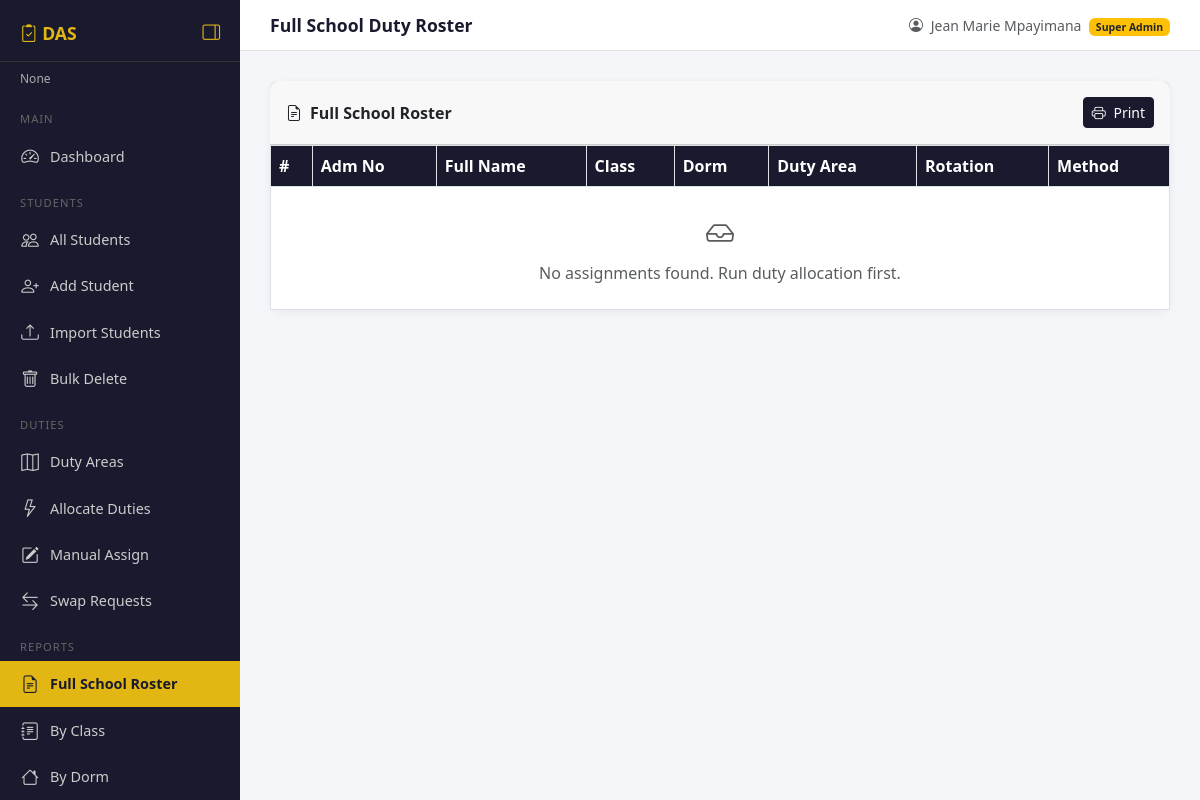
Screenshot of /reports/full-school/ (signed in) with the database file from the repository.
### accounts/models.py (models this page shows, shortened)
class User(AbstractUser):
    ROLES = [
        ('superadmin', 'Super Admin'),
        ('admin', 'School Admin'),
        ('prefect', 'Prefect'),
    ]
    role = models.CharField(max_length=20, choices=ROLES, default='prefect')
    school = models.ForeignKey(
        'schools.School',
        on_delete=models.SET_NULL,
        null=True, blank=True,
        related_name='users'
    )
    def is_school_admin(self):
        return self.role in ['admin', 'superadmin']

### reports/views.py (the view)
# urls.py: path('full-school/', views.report_full_school, name='report_full_school'),
@login_required
def report_full_school(request):
    school  = get_school(request)
    term    = Term.objects.filter(school=school, is_current=True).first()
    roster  = DutyAssignment.objects.filter(
        school=school, term=term, is_active=True
    ).select_related(
        'student', 'duty_area',
        'student__current_class',
        'student__current_class__form',
        'student__dorm'
    ).order_by('student__current_class__form__order', 'student__last_name')
    return render(request, 'reports/full_school.html', {'roster': roster, 'term': term})

### reports/views.py (called while the page is built)
def get_school(request):
    return request.user.school

### templates/reports/full_school.html (shortened to what this page needs)
{% extends 'base.html' %}
{% block page_title %}Full School Duty Roster{% endblock %}
{% block content %}
<div class="card">
  <div class="card-header d-flex justify-content-between align-items-center py-3 no-print">
    <span class="fw-bold">
      <i class="bi bi-file-earmark-text me-2"></i>Full School Roster
    </span>
    <button onclick="window.print()" class="btn btn-primary btn-sm">
      <i class="bi bi-printer me-1"></i> Print
    </button>
  </div>
  <div class="card-body p-0">
    <table class="table table-bordered table-hover mb-0">
      <thead>
        <tr>
          <th>#</th>
          <th>Adm No</th>
          <th>Full Name</th>
          <th>Class</th>
          <th>Dorm</th>
          <th>Duty Area</th>
          <th>Rotation</th>
          <th>Method</th>
        </tr>
      </thead>
      <tbody>
        {% for r in roster %}
        <tr>
          <td>{{ forloop.counter }}</td>
          <td><code>{{ r.student.admission_number }}</code></td>
          <td>{{ r.student.get_full_name }}</td>
          <td>{{ r.student.current_class }}</td>
          <td>{{ r.student.dorm }}</td>
          <td><strong>{{ r.duty_area.label }}</strong> — {{ r.duty_area.name }}</td>
          <td>{{ r.rotation }}</td>
          <td>
            {% if r.method == 'auto' %}
              <span class="badge bg-success">Auto</span>
            {% elif r.method == 'manual' %}
              <span class="badge bg-primary">Manual</span>
            {% else %}
              <span class="badge bg-warning text-dark">Swap</span>
            {% endif %}
          </td>
        </tr>
        {% empty %}
        <tr>
          <td colspan="8" class="text-center text-muted py-4">
            <i class="bi bi-inbox fs-3 d-block mb-2"></i>
            No assignments found. Run duty allocation first.
          </td>
        </tr>
        {% endfor %}
      </tbody>
    </table>
  </div>
</div>
{% endblock %}

### templates/base.html (shortened to what this page needs)
<!DOCTYPE html>
<html lang="en">
<head>
  <link href="https://cdn.jsdelivr.net/npm/bootstrap@5.3.0/dist/css/bootstrap.min.css" rel="stylesheet">
  <link href="https://cdn.jsdelivr.net/npm/bootstrap-icons@1.10.5/font/bootstrap-icons.css" rel="stylesheet">
</head>
<body>
<div class="sidebar" id="sidebar">
  <div class="brand">
    <span class="brand-text">
      <i class="bi bi-clipboard2-check"></i> DAS
    </span>
    <button class="toggle-btn" id="toggleBtn" title="Toggle Sidebar">
      <i class="bi bi-layout-sidebar-reverse" id="toggleIcon"></i>
    </button>
  </div>
  <div class="school-name">{{ request.user.school }}</div>
  <div class="nav-section">Main</div>
  <a href="{% url 'dashboard' %}"
     data-title="Dashboard"
     class="{% if request.resolver_match.url_name == 'dashboard' %}active{% endif %}">
    <i class="bi bi-speedometer2"></i>
    <span class="nav-label">Dashboard</span>
  </a>
  <div class="nav-section">Students</div>
  <a href="{% url 'student_list' %}"
     data-title="All Students"
     class="{% if request.resolver_match.url_name == 'student_list' %}active{% endif %}">
    <i class="bi bi-people"></i>
    <span class="nav-label">All Students</span>
  </a>
  <a href="{% url 'student_create' %}"
     data-title="Add Student"
     class="{% if request.resolver_match.url_name == 'student_create' %}active{% endif %}">
    <i class="bi bi-person-plus"></i>
    <span class="nav-label">Add Student</span>
  </a>
  <a href="{% url 'student_import' %}"
     data-title="Import Students"
     class="{% if request.resolver_match.url_name == 'student_import' %}active{% endif %}">
    <i class="bi bi-upload"></i>
    <span class="nav-label">Import Students</span>
  </a>
  <a href="{% url 'student_bulk_delete' %}"
     data-title="Bulk Delete"
     class="{% if request.resolver_match.url_name == 'student_bulk_delete' %}active{% endif %}">
    <i class="bi bi-trash"></i>
    <span class="nav-label">Bulk Delete</span>
  </a>
  <div class="nav-section">Duties</div>
  <a href="{% url 'duty_area_list' %}"
     data-title="Duty Areas"
     class="{% if request.resolver_match.url_name == 'duty_area_list' %}active{% endif %}">
    <i class="bi bi-map"></i>
    <span class="nav-label">Duty Areas</span>
  </a>
  <a href="{% url 'allocate' %}"
     data-title="Allocate Duties"
     class="{% if request.resolver_match.url_name == 'allocate' %}active{% endif %}">
    <i class="bi bi-lightning"></i>
    <span class="nav-label">Allocate Duties</span>
  </a>
  <a href="{% url 'manual_assign' %}"
     data-title="Manual Assign"
     class="{% if request.resolver_match.url_name == 'manual_assign' %}active{% endif %}">
    <i class="bi bi-pencil-square"></i>
    <span class="nav-label">Manual Assign</span>
  </a>
  <a href="{% url 'swap_list' %}"
     data-title="Swap Requests"
     class="{% if request.resolver_match.url_name == 'swap_list' %}active{% endif %}">
    <i class="bi bi-arrow-left-right"></i>
    <span class="nav-label">Swap Requests</span>
  </a>
  <div class="nav-section">Reports</div>
  <a href="{% url 'report_full_school' %}"
     data-title="Full School Roster"
     class="{% if request.resolver_match.url_name == 'report_full_school' %}active{% endif %}">
    <i class="bi bi-file-earmark-text"></i>
    <span class="nav-label">Full School Roster</span>
  </a>
  <a href="{% url 'report_by_class' %}"
     data-title="By Class"
     class="{% if request.resolver_match.url_name == 'report_by_class' %}active{% endif %}">
    <i class="bi bi-journal-text"></i>
    <span class="nav-label">By Class</span>
  </a>
  <a href="{% url 'report_by_dorm' %}"
     data-title="By Dorm"
     class="{% if request.resolver_match.url_name == 'report_by_dorm' %}active{% endif %}">
    <i class="bi bi-house"></i>
    <span class="nav-label">By Dorm</span>
  </a>
  </div>
<div class="main-content" id="mainContent">
  <div class="topbar">
    <span class="page-title">{% block page_title %}Dashboard{% endblock %}</span>
    <span class="text-muted small">
      <i class="bi bi-person-circle me-1"></i>
      {{ request.user.get_full_name|default:request.user.username }}
      <span class="badge bg-warning text-dark ms-1">
        {{ request.user.get_role_display }}
      </span>
    </span>
  </div>
  <div class="content-area">
    {% block content %}{% endblock %}
  </div>
</div>
</body>
</html>

### templates/base.html (style rules this page uses)
body { background: #f4f6f9; font-family: 'Segoe UI', sans-serif; }
.sidebar { min-height: 100vh; background: #1a1a2e; color: white; width: 240px; position: fixed; top: 0; left: 0; bottom: 0; padding-top: 20px; z-index: 100; overflow-y: scroll; overflow-x: hidden; transition: width 0.25s ease; }
.sidebar .brand { font-size: 1.1rem; font-weight: 700; color: #e2b714; padding: 0 20px 15px; border-bottom: 1px solid #333; display: flex; align-items: center; justify-content: space-between; white-space: nowrap; }
.brand-text { transition: opacity 0.2s ease; }
.toggle-btn { background: none; border: none; color: #e2b714; cursor: pointer; font-size: 1.1rem; padding: 0; line-height: 1; flex-shrink: 0; }
.sidebar .school-name { font-size: 0.75rem; color: #aaa; padding: 8px 20px; white-space: nowrap; overflow: hidden; text-overflow: ellipsis; transition: opacity 0.2s; }
.sidebar .nav-section { font-size: 0.7rem; color: #666; padding: 15px 20px 5px; text-transform: uppercase; letter-spacing: 1px; white-space: nowrap; transition: opacity 0.2s; }
.sidebar a { display: flex; align-items: center; color: #ccc; text-decoration: none; padding: 10px 20px; font-size: 0.9rem; transition: background 0.2s, color 0.2s; white-space: nowrap; }
.sidebar a.active { background: #e2b714; color: #1a1a2e; font-weight: 700; }
.sidebar a i { font-size: 1.1rem; flex-shrink: 0; width: 20px; text-align: center; }
.nav-label { margin-left: 10px; transition: opacity 0.2s; }
.main-content { margin-left: 240px; padding: 0; transition: margin-left 0.25s ease; }
.topbar { background: white; border-bottom: 1px solid #e0e0e0; padding: 12px 30px; display: flex; justify-content: space-between; align-items: center; position: sticky; top: 0; z-index: 99; }
.topbar .page-title { font-weight: 600; font-size: 1.1rem; color: #1a1a2e; }
.content-area { padding: 30px; }
.card { border: none; border-radius: 10px; box-shadow: 0 2px 8px rgba(0,0,0,0.06); }
.btn-primary { background: #1a1a2e; border-color: #1a1a2e; }
.table th { background: #1a1a2e; color: white; }

### rows the page displays
User: user.school "None", user.get_full_name "Jean Marie Mpayimana", user.role "Super Admin"
